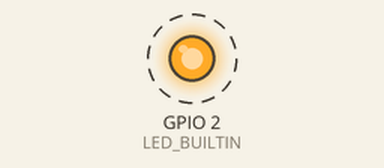
Recording of a sketch running on a simulated ESP32. Parts: output pins drawn as LEDs (lit = HIGH). Dashed ring = blinking. WiFi joins after 1.5 s; servers stay silent unless stated; what the sketch prints to the serial monitor is not drawn.

Above: at 2.4 s.
Timing chart, 0 to 5.2 s (numbered marks = the images above):
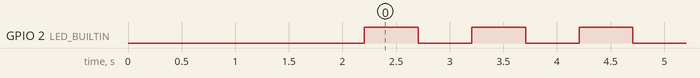

Measured:
- by itself, GPIO 2 (LED_BUILTIN): alternates HIGH for 0.50 s and LOW for 0.50 s

The sketch:

Url_Update.ino
```cpp
#include <WiFi.h>
#include <HTTPClient.h>
#include <Update.h>

const char* ssid = "VIVOFIBRA-9501";
const char* password = "rgw7ucm3GT";
const char* url = "ftp://192.168.15.4:9999/Download/HTTP/Url_Update.ino.bin"; // Substitua pela URL do seu firmware

void setup() {
  Serial.begin(115200);
  pinMode(LED_BUILTIN, OUTPUT);
  pinMode(0, INPUT_PULLUP);

  // Conectar-se à rede Wi-Fi
  WiFi.begin(ssid, password);
  while (WiFi.status() != WL_CONNECTED) {
    delay(1000);
    Serial.println("Conectando ao WiFi...");
  }
  Serial.println("Conectado ao WiFi");

  // Verificar se há atualizações disponíveis
  //if (checkForUpdate()) {
    // Baixar e aplicar a atualização
    downloadAndApplyUpdate();
  //}

  // Seu código principal aqui
}

long blinkLed;
void loop() {
  // Seu loop principal aqui
  if(millis() - blinkLed > 500){
    blinkLed = millis();
    digitalWrite(LED_BUILTIN, !digitalRead(LED_BUILTIN));
  }
}

bool checkForUpdate() {
  Serial.println("Verificando atualizações...");

  HTTPClient http;
  http.begin(url);

  int httpCode = http.GET();

  if (httpCode == HTTP_CODE_OK) {
    Serial.println("Atualização disponível");
    http.end();
    return true;
  } else {
    Serial.println("Nenhuma atualização disponível");
    http.end();
    return false;
  }
}

void downloadAndApplyUpdate() {
  Serial.println("Baixando atualização...");

  HTTPClient http;
  http.begin(url);

  int httpCode = http.GET();

  if (httpCode == HTTP_CODE_OK) {
    // Iniciar o processo de atualização
    Serial.println("Iniciando processo de atualização...");
    Update.begin(httpCode);
    Update.writeStream(http.getStream());
    Update.end();

    // Verificar se a atualização foi bem-sucedida
    if (Update.end(true)) {
      Serial.println("Atualização concluída com sucesso!");
    } else {
      Serial.println("Falha na atualização");
    }
  } else {
    Serial.println("Falha ao baixar o firmware");
  }

  http.end();
}
```
